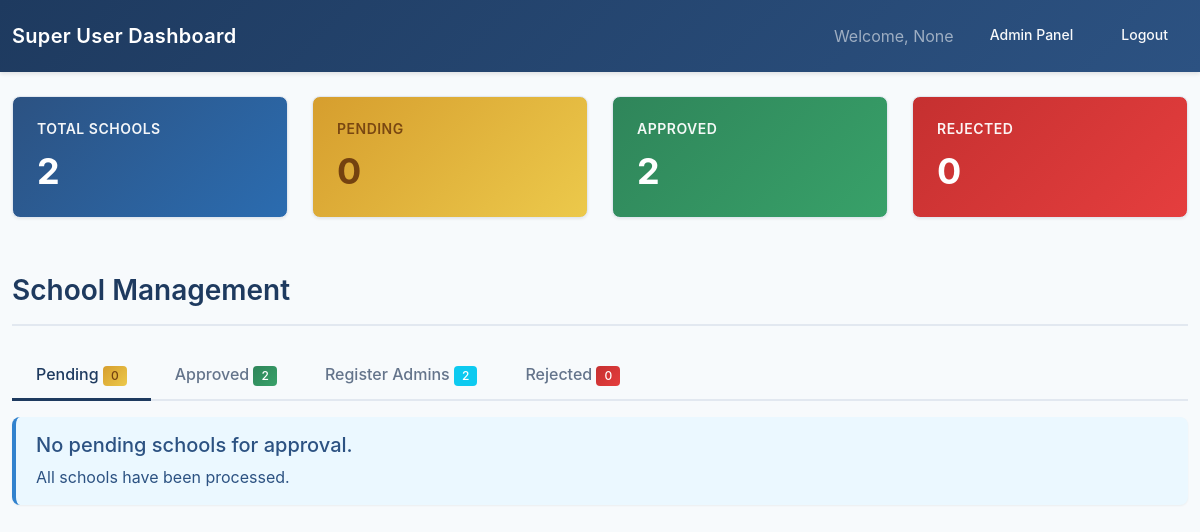
The app's page /super-user/ (signed in), older data.
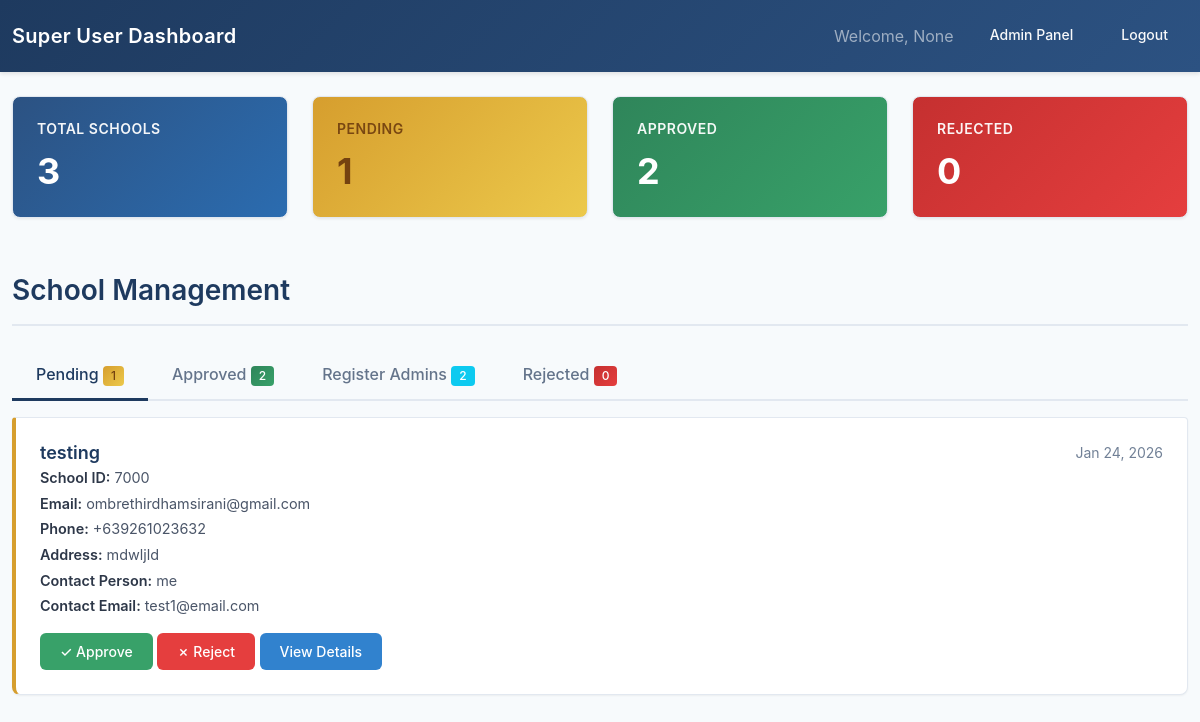
The same page, newer data.
### lesson/models.py (models this page shows, shortened)
class SchoolRegistration(models.Model):
    STATUS_CHOICES = [
        ('pending', 'Pending Review'),
        ('approved', 'Approved'),
        ('rejected', 'Rejected'),
        ('needs_info', 'Needs Additional Information'),
    ]
    REGION_CHOICES = [
        ('NCR - National Capital Region', 'NCR - National Capital Region'),
        ('Region I - Ilocos Region', 'Region I - Ilocos Region'),
        ('Region II - Cagayan Valley', 'Region II - Cagayan Valley'),
        ('Region III - Central Luzon', 'Region III - Central Luzon'),
        ('Region IV-A - CALABARZON', 'Region IV-A - CALABARZON'),
        ('Region IV-B - MIMAROPA', 'Region IV-B - MIMAROPA'),
        ('Region V - Bicol Region', 'Region V - Bicol Region'),
        ('Region VI - Western Visayas', 'Region VI - Western Visayas'),
        ('Region VII - Central Visayas', 'Region VII - Central Visayas'),
        ('Region VIII - Eastern Visayas', 'Region VIII - Eastern Visayas'),
        ('Region IX - Zamboanga Peninsula', 'Region IX - Zamboanga Peninsula'),
        ('Region X - Northern Mindanao', 'Region X - Northern Mindanao'),
        ('Region XI - Davao Region', 'Region XI - Davao Region'),
        ('Region XII - SOCCSKSARGEN', 'Region XII - SOCCSKSARGEN'),
        ('Region XIII - Caraga', 'Region XIII - Caraga'),
        ('BARMM - Bangsamoro Autonomous Region in Muslim Mindanao', 'BARMM - Bangsamoro Autonomous Region in Muslim Mindanao'),
        ('CAR - Cordillera Administrative Region', 'CAR - Cordillera Administrative Region'),
    ]
    school_name = models.CharField(
        max_length=255,
        verbose_name="Official School Name",
        help_text="Complete official name of the institution"
    )
    school_id = models.CharField(
        max_length=50,
        unique=True,
        verbose_name="School ID / DepEd Code",
        help_text="12-digit DepEd registration code or school identifier"
    )
    year_established = models.PositiveIntegerField(
        verbose_name="Year Established",
        help_text="Year the institution was established",
        null=True,
        blank=True
    )
    school_logo = models.ImageField(
        upload_to='school_logos/',
        blank=True,
        null=True,
        verbose_name="School Logo",
        help_text="Recommended: Square logo, JPG/PNG, max 2MB"
    )
    logo_filename = models.CharField(
        max_length=255,
        blank=True,
        null=True,
        verbose_name="Original Logo Filename"
    )
    password_hash = models.CharField(
        max_length=128,
        blank=True,
        null=True,
        verbose_name="Password Hash",
        help_text="Hashed password for the school administrator account"
    )
    address = models.TextField(
        verbose_name="Complete Address",
        help_text="Street, Barangay, City/Municipality"
    )
    province = models.CharField(
        max_length=100,
        verbose_name="Province"
    )
    region = models.CharField(
        max_length=100,
        choices=REGION_CHOICES,
        verbose_name="Region"
    )
    phone_number = models.CharField(
        max_length=20,
        verbose_name="Phone Number",
        help_text="Main contact phone number"
    )
    email = models.EmailField(
        verbose_name="Email Address",
        help_text="Official school email address"
    )
    website = models.URLField(
        blank=True,
        null=True,
        verbose_name="Website",
        help_text="School's official website"
    )
    facebook_page = models.URLField(
        blank=True,
        null=True,
        verbose_name="Facebook Page",
        help_text="School's official Facebook page"
    )
    contact_person = models.CharField(
        max_length=255,
        verbose_name="Contact Person Name",
        help_text="Primary contact person for system administration"
    )
    position = models.CharField(
        max_length=100,
        verbose_name="Position/Title",
        help_text="Job title of the contact person"
    )
    contact_email = models.EmailField(
        verbose_name="Contact Email",
        help_text="Email address of the contact person"
    )
    contact_phone = models.CharField(
        max_length=20,
        verbose_name="Contact Phone",
        help_text="Phone number of the contact person"
    )
    accuracy = models.BooleanField(
        default=False,
        verbose_name="Information Accuracy Certification",
        help_text="Certifies that all information provided is accurate and complete"
    )
    terms = models.BooleanField(
        default=False,
        verbose_name="Terms and Privacy Agreement",
        help_text="Agreement to Terms of Service and Privacy Policy"
    )
    communications = models.BooleanField(
        default=False,
        verbose_name="Communications Consent",
        help_text="Consent to receive updates about platform features via email"
    )
    status = models.CharField(
        max_length=20,
        choices=STATUS_CHOICES,
        default='pending',
        verbose_name="Registration Status"
    )
    admin_notes = models.TextField(
        blank=True,
        null=True,
        verbose_name="Admin Notes",
        help_text="Internal notes for administrators"
    )
    created_at = models.DateTimeField(
        auto_now_add=True,
        verbose_name="Registration Date"
    )
    updated_at = models.DateTimeField(
        auto_now=True,
        verbose_name="Last Updated"
    )
    processed_at = models.DateTimeField(
        blank=True,
        null=True,
        verbose_name="Processing Date",
        help_text="Date when the registration was processed"
    )
    processed_by = models.ForeignKey(
        User,
        on_delete=models.SET_NULL,
        blank=True,
        null=True,
        verbose_name="Processed By",
        help_text="Administrator who processed this registration"
    )
    class Meta:
        verbose_name = "School Registration"
        verbose_name_plural = "School Registrations"
        ordering = ['-created_at']
        indexes = [
            models.Index(fields=['status']),
            models.Index(fields=['created_at']),
            models.Index(fields=['school_id']),
            models.Index(fields=['region']),
            models.Index(fields=['contact_email']),
        ]

### lesson/views.py (the view)
# urls.py: path('super-user/', views.super_user_dashboard, name='super_user_dashboard'),
@login_required
@user_passes_test(is_superuser)
def super_user_dashboard(request):
    user = request.user
    total_schools = SchoolRegistration.objects.count()
    pending_schools = SchoolRegistration.objects.filter(status='pending')
    approved_schools = SchoolRegistration.objects.filter(status='approved')
    rejected_schools = SchoolRegistration.objects.filter(status='rejected')
    from .models import SchoolAdmin
    approved_schools_with_admin_count = []
    for school in approved_schools:
        admin_count = SchoolAdmin.objects.filter(school=school, is_active=True).count()
        approved_schools_with_admin_count.append({
            'school': school,
            'admin_count': admin_count
        })
    recent_approvals = SchoolRegistration.objects.filter(
        status__in=['approved', 'rejected']
    ).order_by('-updated_at')[:5]
    context = {
        'pending_schools': pending_schools,
        'approved_schools': approved_schools,
        'approved_schools_with_admin_count': approved_schools_with_admin_count,  # Add this
        'rejected_schools': rejected_schools,
        'recent_approvals': recent_approvals,
        'total_schools': total_schools,
        'pending_schools_count': pending_schools.count(),
        'approved_schools_count': approved_schools.count(),
        'rejected_schools_count': rejected_schools.count(),
    }
    return render(request, 'super_user.html', context)

### lesson/context_processors.py (called while the page is built)
def user_school_info(request):
    if request.user.is_authenticated:
        try:
            return {
                'user_school': request.user.school,
            }
        except Exception as e:
            print(f"Context processor error: {e}")
            return {}
    return {}

### lesson/views.py (called while the page is built)
def is_superuser(user):
    return user.is_authenticated and user.is_superuser

### lesson/templates/super_user.html (shortened to what the changed rows need)
<!DOCTYPE html>
<html>
<head>
    <link href="https://cdn.jsdelivr.net/npm/bootstrap@5.1.3/dist/css/bootstrap.min.css" rel="stylesheet">
</head>
<body>
    <div class="container mt-4">
        <div class="row mb-4">
            <div class="col-md-3">
                <div class="card stats-card text-white bg-primary">
                    <div class="card-body">
                        <h5 class="card-title">Total Schools</h5>
                        <h2 class="card-text">{{ total_schools }}</h2>
                    </div>
                </div>
            </div>
            <div class="col-md-3">
                <div class="card stats-card text-white bg-warning">
                    <div class="card-body">
                        <h5 class="card-title">Pending</h5>
                        <h2 class="card-text">{{ pending_schools_count }}</h2>
                    </div>
                </div>
            </div>
            <div class="col-md-3">
                <div class="card stats-card text-white bg-success">
                    <div class="card-body">
                        <h2 class="card-text">{{ approved_schools_count }}</h2>
                    </div>
                </div>
            </div>
            <div class="col-md-3">
                <div class="card stats-card text-white bg-danger">
                    <div class="card-body">
                        <h2 class="card-text">{{ rejected_schools_count }}</h2>
                    </div>
                </div>
            </div>
        </div>
        <div class="page-header">
            <h2>School Management</h2>
        </div>
        <ul class="nav nav-tabs mb-3" id="schoolTabs" role="tablist">
            <li class="nav-item" role="presentation">
                <button class="nav-link active" id="pending-tab" data-bs-toggle="tab" data-bs-target="#pending" type="button" role="tab">
                    Pending <span class="badge bg-warning">{{ pending_schools_count }}</span>
                </button>
            </li>
        </ul>
        <div class="tab-content" id="schoolTabsContent">
            <div class="tab-pane fade show active" id="pending" role="tabpanel">
                {% if pending_schools %}
                    <div class="list-group">
                        {% for school in pending_schools %}
                            <div class="list-group-item school-item">
                                <div class="d-flex w-100 justify-content-between">
                                    <h5 class="mb-1">{{ school.school_name }}</h5>
                                    <small>{{ school.created_at|date:"M d, Y" }}</small>
                                </div>
                                <p class="mb-1"><strong>School ID:</strong> {{ school.school_id }}</p>
                                <p class="mb-1"><strong>Email:</strong> {{ school.email }}</p>
                                <p class="mb-1"><strong>Phone:</strong> {{ school.phone_number }}</p>
                                <p class="mb-1"><strong>Address:</strong> {{ school.address }}</p>
                                <p class="mb-1"><strong>Contact Person:</strong> {{ school.contact_person }}</p>
                                <p class="mb-1"><strong>Contact Email:</strong> {{ school.contact_email }}</p>
                                <div class="mt-3">
                                    <form method="POST" action="{% url 'approve_school' school.id %}" style="display: inline;">
                                        <button type="submit" class="btn btn-success btn-sm">✓ Approve</button>
                                    </form>
                                    <form method="POST" action="{% url 'reject_school' school.id %}" style="display: inline;">
                                        <button type="submit" class="btn btn-danger btn-sm">✗ Reject</button>
                                    </form>
                                    <button type="button" class="btn btn-info btn-sm" data-bs-toggle="modal" data-bs-target="#schoolModal{{ school.id }}">
                                        View Details
                                    </button>
                                </div>
                            </div>
                        {% endfor %}
                    </div>
                {% else %}
                    <div class="alert alert-info">
                        <h5>No pending schools for approval.</h5>
                        <p class="mb-0">All schools have been processed.</p>
                    </div>
                {% endif %}
            </div>
        </div>
    </div>
</body>
</html>

Row changes from the older to the newer data that the page shows:
added SchoolRegistration: school_name "testing", created_at "Jan 24, 2026", school_id "7000", email "ombrethirdhamsirani@gmail.com", phone_number "+639261023632", address "mdwljld", contact_person "me", contact_email "test1@email.com"
Text that changed along with them:
{{ total_schools }}: "2" → "3"
{{ pending_schools_count }}: "0" → "1"
text no longer shown: "No pending schools for approval. All schools have been processed."
